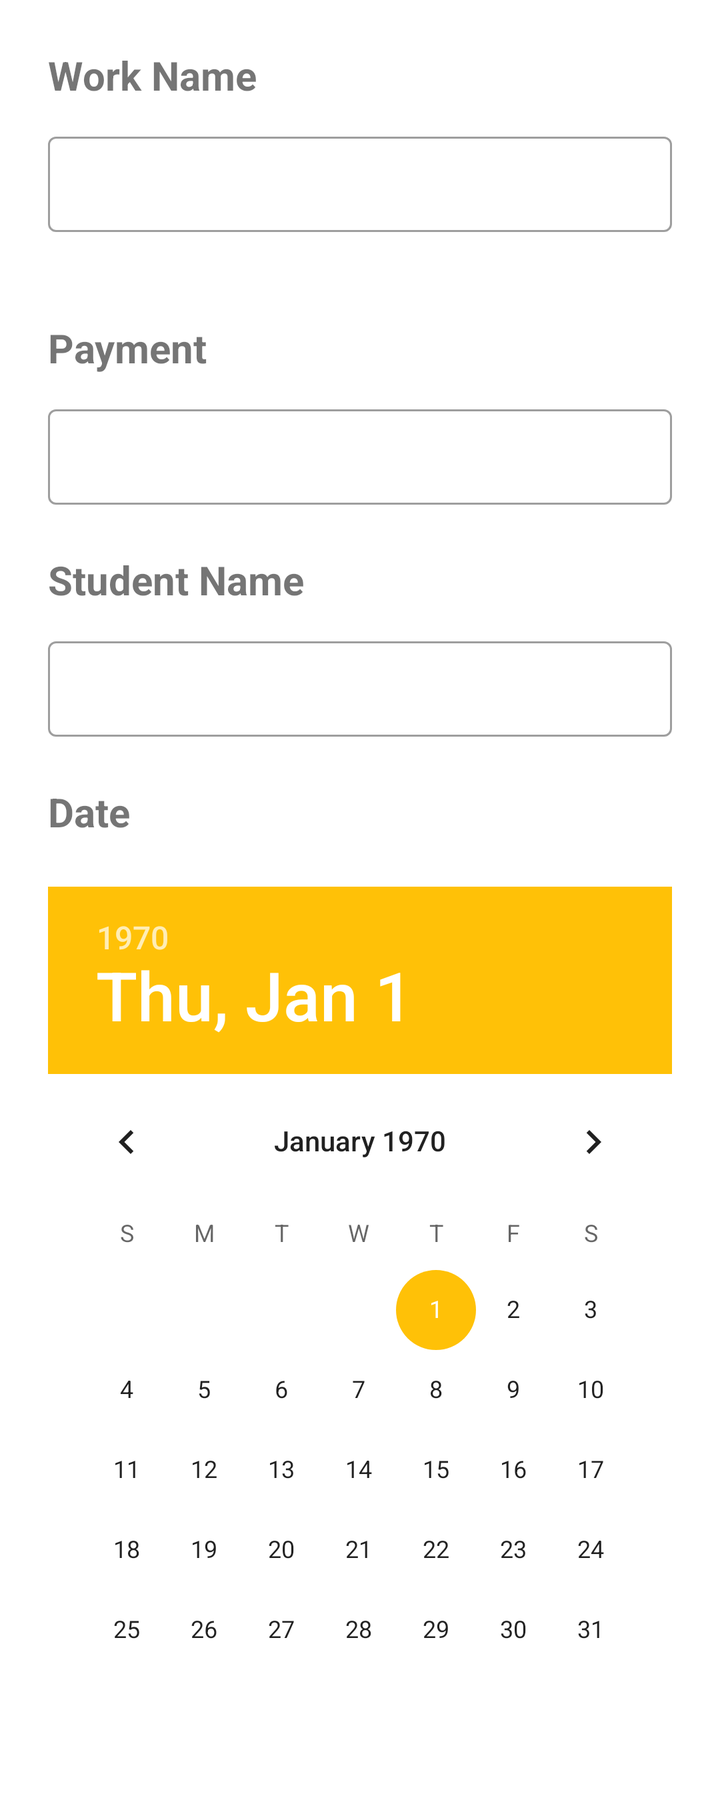
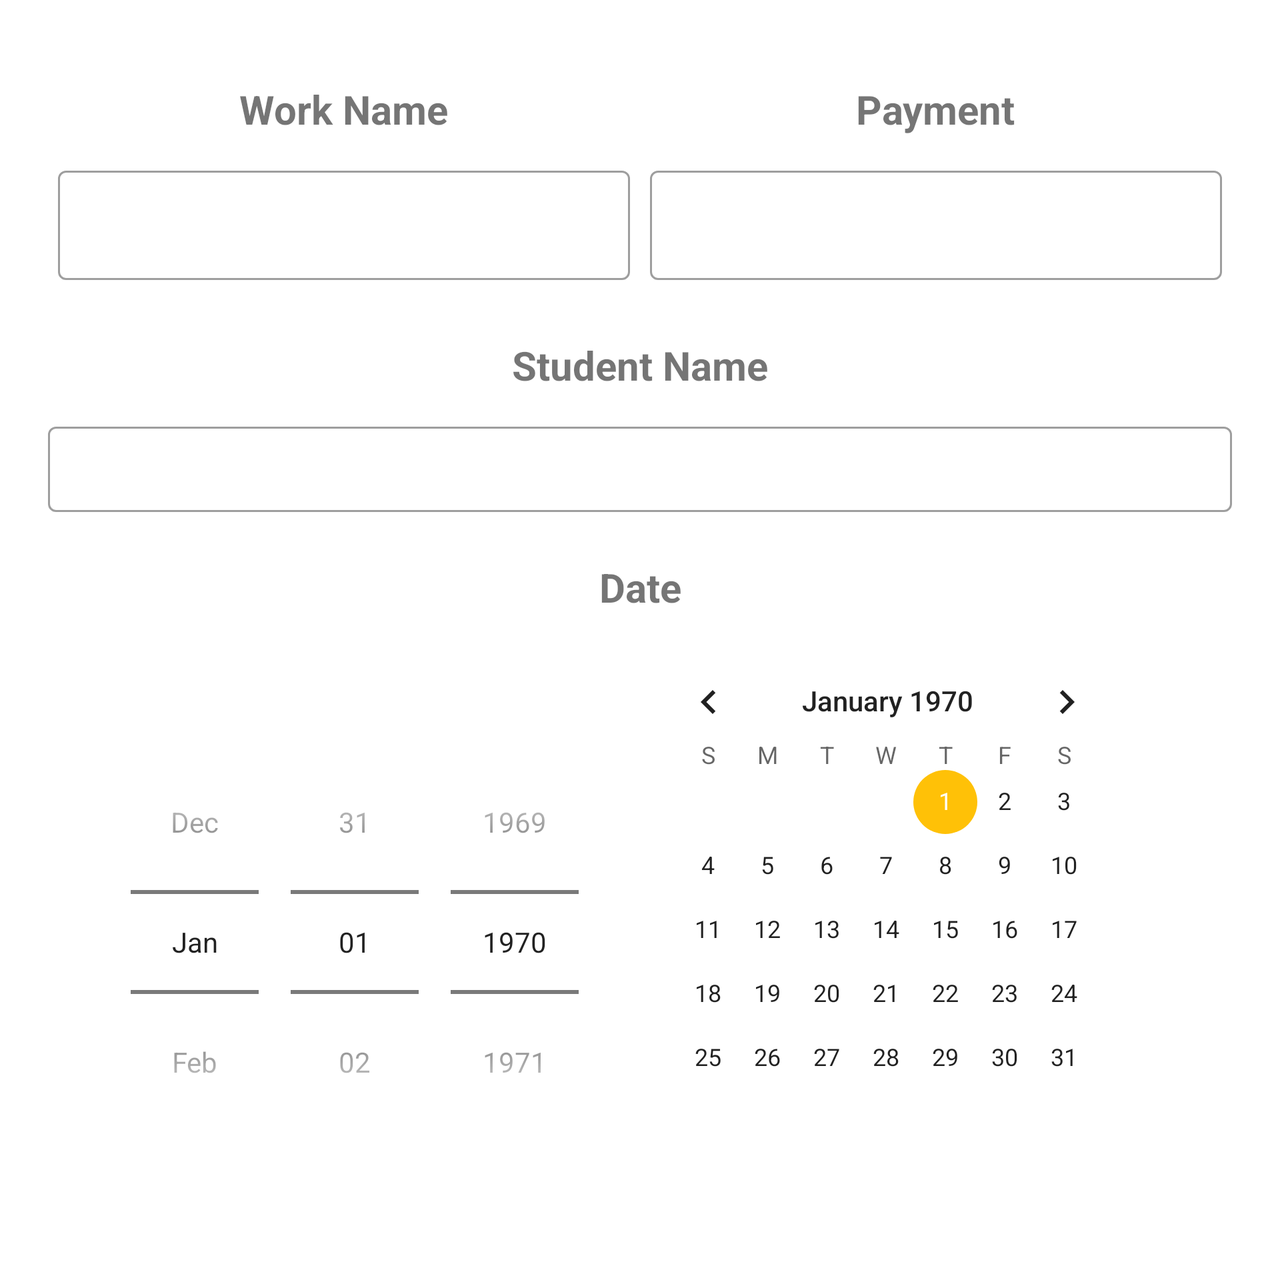

An Android layout and its configuration variant, each rendered on a device that would load it. The default file and the variant file are quoted in full after the pictures.
<!-- AndroidManifest.xml: application theme Theme.PaymentPaid -->
<!-- res/layout/activity_add_new_work.xml -->
<?xml version="1.0" encoding="utf-8"?>

<ScrollView xmlns:android="http://schemas.android.com/apk/res/android"
    xmlns:app="http://schemas.android.com/apk/res-auto"
    xmlns:tools="http://schemas.android.com/tools"
    android:layout_width="match_parent"
    android:layout_height="match_parent"
    android:layout_gravity="center"
    android:layout_margin="12dp"
    tools:context=".presentation.activities.WorkDetailsActivity">

    <androidx.constraintlayout.widget.ConstraintLayout
        android:layout_width="match_parent"
        android:layout_height="wrap_content">

        <LinearLayout
            android:layout_width="match_parent"
            android:layout_height="match_parent"
            android:layout_centerInParent="true"
            android:orientation="vertical"
            app:layout_constraintBottom_toBottomOf="parent"
            app:layout_constraintEnd_toEndOf="parent"
            app:layout_constraintStart_toStartOf="parent"
            app:layout_constraintTop_toTopOf="parent">

            <TextView
                android:layout_width="match_parent"
                android:layout_height="wrap_content"
                android:layout_gravity="center"
                android:layout_margin="12dp"
                android:text="@string/hint_work_name"
                android:textSize="20sp"
                android:textStyle="bold" />

            <com.google.android.material.textfield.TextInputLayout
                android:id="@+id/tilWorkName"
                style="@style/Widget.MaterialComponents.TextInputLayout.OutlinedBox.Dense"
                android:layout_width="match_parent"
                android:layout_height="wrap_content"
                app:errorEnabled="true">

                <com.google.android.material.textfield.TextInputEditText
                    android:layout_width="match_parent"
                    android:layout_height="wrap_content"
                    android:layout_margin="12dp"
                    android:maxLines="1" />
            </com.google.android.material.textfield.TextInputLayout>


            <TextView
                android:layout_width="match_parent"
                android:layout_height="wrap_content"
                android:layout_margin="12dp"
                android:text="@string/hint_payment"
                android:textSize="20sp"
                android:textStyle="bold" />

            <com.google.android.material.textfield.TextInputLayout
                android:id="@+id/tilPayment"
                style="@style/Widget.MaterialComponents.TextInputLayout.OutlinedBox.Dense"
                android:layout_width="match_parent"
                android:layout_height="wrap_content">

                <com.google.android.material.textfield.TextInputEditText
                    android:layout_width="match_parent"
                    android:layout_height="wrap_content"
                    android:layout_margin="12dp"
                    android:inputType="numberDecimal"
                    android:maxLines="1" />
            </com.google.android.material.textfield.TextInputLayout>


            <TextView
                android:layout_width="match_parent"
                android:layout_height="wrap_content"
                android:layout_margin="12dp"
                android:text="@string/hint_student_name"
                android:textSize="20sp"
                android:textStyle="bold" />

            <com.google.android.material.textfield.TextInputLayout
                android:id="@+id/tilStudentName"
                style="@style/Widget.MaterialComponents.TextInputLayout.OutlinedBox.Dense"
                android:layout_width="match_parent"
                android:layout_height="wrap_content">

                <com.google.android.material.textfield.TextInputEditText
                    android:layout_width="match_parent"
                    android:layout_height="wrap_content"
                    android:layout_margin="12dp"
                    android:maxLines="1" />
            </com.google.android.material.textfield.TextInputLayout>


            <TextView
                android:layout_width="match_parent"
                android:layout_height="wrap_content"
                android:layout_margin="12dp"
                android:text="@string/hint_date"
                android:textSize="20sp"
                android:textStyle="bold" />


            <DatePicker
                android:id="@+id/dpDate"
                android:layout_width="wrap_content"
                android:layout_height="wrap_content"
                android:layout_margin="12dp"
                android:calendarViewShown="true"
                android:datePickerMode="calendar"
                android:spinnersShown="false" />
        </LinearLayout>
    </androidx.constraintlayout.widget.ConstraintLayout>
</ScrollView>
<!-- resources referenced by this layout -->
<resources>
  <string name="hint_date">Date</string>
  <string name="hint_payment">Payment</string>
  <string name="hint_student_name">Student Name</string>
  <string name="hint_work_name">Work Name</string>
  <style name="Theme.PaymentPaid" parent="Theme.MaterialComponents.DayNight">
          
          <item name="colorPrimary">@color/material_green_medium</item>
          <item name="colorPrimaryVariant">@color/material_dark_green_dark</item>
          <item name="colorOnPrimary">@color/material_white</item>
          
          <item name="colorSecondary">@color/material_orange_light</item>
          <item name="colorSecondaryVariant">@color/material_orange_light</item>
          <item name="colorOnSecondary">@color/material_black</item>
          
          <item name="android:statusBarColor" tools:targetApi="l">?android:colorBackground</item>
          
          <item name="android:navigationBarColor">?android:colorBackground</item>
          
          <item name="android:windowLightStatusBar">true</item>
  
          
          <item name="colorNavigationItem">@color/menu_item_color_state</item>
          <item name="colorNavigationItemSelected">@color/material_white</item>
          <item name="actionBarStyle">@style/MyActionBar</item>
          <item name="drawableNavigationItemBackground">@drawable/menu_background_color_state</item>
      </style>
  <color name="material_green_medium">#ff4caf50</color>
  <color name="material_dark_green_dark">#ff388e3c</color>
  <color name="material_white">#FFFFFFFF</color>
  <color name="material_orange_light">#ffffc107</color>
  <color name="material_black">#FF212121</color>
  <style name="MyActionBar" parent="@style/Widget.AppCompat.Light.ActionBar">
          <item name="android:background">@color/material_white</item>
          <item name="backgroundColor">@color/material_white</item>
          <item name="android:textColor">@color/material_black</item>
      </style>
  <!-- drawable menu_background_color_state (drawable) -->
  <?xml version="1.0" encoding="utf-8"?>
  
  <selector xmlns:android="http://schemas.android.com/apk/res/android">
      <item android:drawable="@color/material_green_medium" android:state_checked="true" />
  </selector>
</resources>
<!-- res/layout-land/activity_add_new_work.xml (the repository's variant of the layout above) -->
<!-- drawn on the phone turned sideways -->
<?xml version="1.0" encoding="utf-8"?>
<ScrollView xmlns:android="http://schemas.android.com/apk/res/android"
    xmlns:app="http://schemas.android.com/apk/res-auto"
    xmlns:tools="http://schemas.android.com/tools"
    android:layout_width="match_parent"
    android:layout_height="match_parent"
    android:layout_gravity="center"
    android:layout_margin="12dp"
    tools:context=".presentation.activities.WorkDetailsActivity">

    <androidx.constraintlayout.widget.ConstraintLayout
        android:layout_width="match_parent"
        android:layout_height="wrap_content">

        <LinearLayout
            android:layout_width="match_parent"
            android:layout_height="match_parent"
            android:layout_centerInParent="true"
            android:orientation="vertical"
            app:layout_constraintBottom_toBottomOf="parent"
            app:layout_constraintEnd_toEndOf="parent"
            app:layout_constraintStart_toStartOf="parent"
            app:layout_constraintTop_toTopOf="parent">


            <LinearLayout
                android:layout_width="match_parent"
                android:layout_height="wrap_content"
                android:layout_margin="12sp"
                android:baselineAligned="false"
                android:orientation="horizontal">

                <LinearLayout
                    android:layout_width="0dp"
                    android:layout_height="match_parent"
                    android:layout_margin="5sp"
                    android:layout_weight="50"
                    android:orientation="vertical">

                    <TextView
                        android:layout_width="wrap_content"
                        android:layout_height="wrap_content"
                        android:layout_gravity="center"
                        android:layout_margin="12dp"
                        android:text="@string/hint_work_name"
                        android:textSize="20sp"
                        android:textStyle="bold" />


                    <com.google.android.material.textfield.TextInputLayout
                        android:id="@+id/tilWorkName"
                        style="@style/Widget.MaterialComponents.TextInputLayout.OutlinedBox.Dense"
                        android:layout_width="match_parent"
                        android:layout_height="60sp"
                        app:errorEnabled="true">

                        <com.google.android.material.textfield.TextInputEditText
                            android:layout_width="match_parent"
                            android:layout_height="match_parent"
                            android:maxLines="1" />
                    </com.google.android.material.textfield.TextInputLayout>
                </LinearLayout>

                <LinearLayout
                    android:layout_width="0dp"
                    android:layout_height="match_parent"
                    android:layout_margin="5sp"
                    android:layout_weight="50"
                    android:orientation="vertical">

                    <TextView
                        android:layout_width="wrap_content"
                        android:layout_height="wrap_content"
                        android:layout_gravity="center"
                        android:layout_margin="12dp"
                        android:text="@string/hint_payment"
                        android:textSize="20sp"
                        android:textStyle="bold" />

                    <com.google.android.material.textfield.TextInputLayout
                        android:id="@+id/tilPayment"
                        style="@style/Widget.MaterialComponents.TextInputLayout.OutlinedBox.Dense"
                        android:layout_width="match_parent"
                        android:layout_height="60sp">

                        <com.google.android.material.textfield.TextInputEditText
                            android:layout_width="match_parent"
                            android:layout_height="match_parent"
                            android:inputType="numberDecimal"
                            android:maxLines="1" />
                    </com.google.android.material.textfield.TextInputLayout>


                </LinearLayout>


            </LinearLayout>


            <TextView
                android:layout_width="match_parent"
                android:layout_height="wrap_content"
                android:layout_margin="12dp"
                android:text="@string/hint_student_name"
                android:textAlignment="center"
                android:textSize="20sp"
                android:textStyle="bold" />

            <com.google.android.material.textfield.TextInputLayout
                android:id="@+id/tilStudentName"
                style="@style/Widget.MaterialComponents.TextInputLayout.OutlinedBox.Dense"
                android:layout_width="match_parent"
                android:layout_height="60sp">

                <com.google.android.material.textfield.TextInputEditText
                    android:layout_width="match_parent"
                    android:layout_height="match_parent"
                    android:layout_margin="12dp"
                    android:maxLines="1" />
            </com.google.android.material.textfield.TextInputLayout>


            <TextView
                android:layout_width="match_parent"
                android:layout_height="wrap_content"
                android:layout_margin="12dp"
                android:text="@string/hint_date"
                android:textAlignment="center"
                android:textSize="20sp"
                android:textStyle="bold" />


            <DatePicker
                android:id="@+id/dpDate"
                android:layout_width="match_parent"
                android:layout_height="wrap_content"
                android:layout_margin="12dp"
                android:calendarViewShown="true"
                android:datePickerMode="spinner"
                android:scrollIndicators="end" />
        </LinearLayout>
    </androidx.constraintlayout.widget.ConstraintLayout>
</ScrollView>
